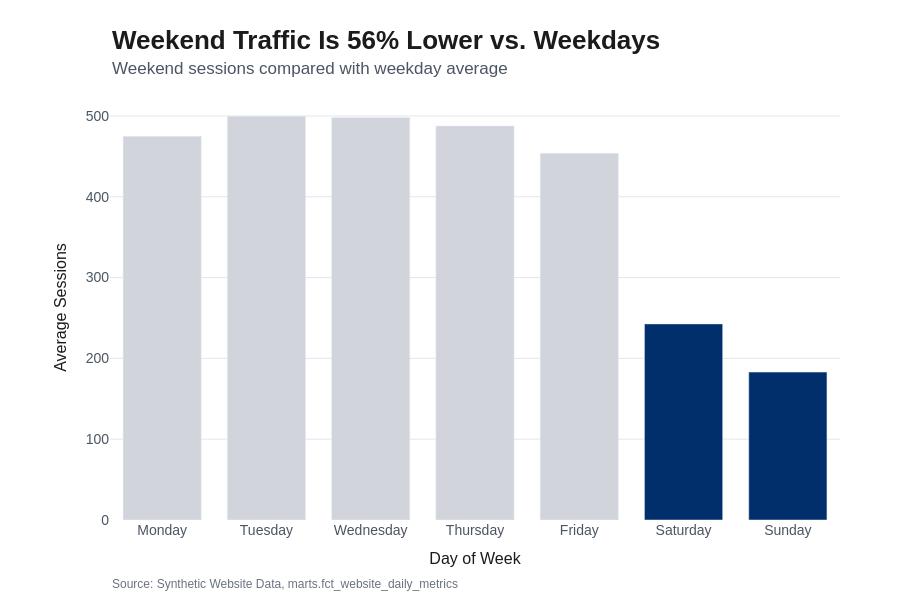

Source (notebook cell):
### Code cell
daily_performance["day_of_week"] = (
    daily_performance["date_day"]
    .dt.day_name()
)

weekday_performance = (
    daily_performance
    .groupby("day_of_week", as_index=False)
    .agg(
        avg_sessions=("session_count", "mean"),
        avg_visitors=("visitor_count", "mean"),
    )
)

day_order = [
    "Monday",
    "Tuesday",
    "Wednesday",
    "Thursday",
    "Friday",
    "Saturday",
    "Sunday",
]

daily_performance["day_type"] = np.where(
    daily_performance["date_day"].dt.dayofweek < 5,
    "Weekday",
    "Weekend",
)

day_type_performance = (
    daily_performance
    .groupby("day_type", as_index=False)
    .agg(
        avg_sessions=("session_count", "mean"),
        avg_visitors=("visitor_count", "mean"),
    )
)

weekday_avg = day_type_performance.loc[
    day_type_performance["day_type"] == "Weekday",
    "avg_sessions",
].iloc[0]

weekend_avg = day_type_performance.loc[
    day_type_performance["day_type"] == "Weekend",
    "avg_sessions",
].iloc[0]

weekend_decline = 1 - (weekend_avg / weekday_avg)

weekday_performance["day_of_week"] = pd.Categorical(
    weekday_performance["day_of_week"],
    categories=day_order,
    ordered=True,
)

weekday_performance = weekday_performance.sort_values("day_of_week")

figure = bar_chart(
    weekday_performance,
    x="day_of_week",
    y="avg_sessions",
    theme=theme,
    title=f"Weekend Traffic Is {weekend_decline:.0%} Lower vs. Weekdays",
    subtitle="Weekend sessions compared with weekday average",
    x_axis_title="Day of Week",
    y_axis_title="Average Sessions",
    focus=["Saturday", "Sunday"],
    source="Synthetic Website Data, marts.fct_website_daily_metrics"
)
figure.show()

### Figure 1 — Plotly figure (JSON) as saved in the notebook; plotly's stock layout.template omitted (floating-point values rounded to 4 significant figures)
{"data": [{"cliponaxis": true, "marker": {"color": ["#D1D5DB", "#D1D5DB", "#D1D5DB", "#D1D5DB", "#D1D5DB", "#002F6C", "#002F6C"]}, "orientation": "v", "type": "bar", "x": ["Monday", "Tuesday", "Wednesday", "Thursday", "Friday", "Saturday", "Sunday"], "y": [474.9, 499.6, 498.0, 487.5, 453.9, 242.6, 183.0]}], "layout": {"annotations": [{"align": "left", "font": {"color": "#1B1B1B", "family": "IBM Plex Sans, Arial, sans-serif", "size": 26, "weight": 600}, "showarrow": false, "text": "Weekend Traffic Is 56% Lower vs. Weekdays", "x": 0, "xanchor": "left", "xref": "paper", "y": 1.17, "yanchor": "top", "yref": "paper"}, {"align": "left", "font": {"color": "#4B5563", "family": "IBM Plex Sans, Arial, sans-serif", "size": 17, "weight": 400}, "showarrow": false, "text": "Weekend sessions compared with weekday average", "x": 0, "xanchor": "left", "xref": "paper", "y": 1.09, "yanchor": "top", "yref": "paper"}, {"align": "left", "font": {"color": "#6B7280", "family": "IBM Plex Sans, Arial, sans-serif", "size": 12, "weight": 400}, "showarrow": false, "text": "Source: Synthetic Website Data, marts.fct_website_daily_metrics", "x": 0, "xanchor": "left", "xref": "paper", "y": -0.13, "yanchor": "top", "yref": "paper"}], "autosize": true, "bargap": 0.25, "font": {"color": "#1B1B1B", "family": "IBM Plex Sans, Arial, sans-serif", "size": 14, "weight": 400}, "height": 600, "hovermode": "x unified", "legend": {"font": {"color": "#1B1B1B", "family": "IBM Plex Sans, Arial, sans-serif", "size": 14, "weight": 400}, "orientation": "h", "x": 0, "xanchor": "left", "y": 1.035, "yanchor": "top"}, "margin": {"b": 80, "l": 110, "r": 60, "t": 95}, "paper_bgcolor": "#FFFFFF", "plot_bgcolor": "#FFFFFF", "showlegend": false, "xaxis": {"automargin": true, "showgrid": false, "showline": false, "tickfont": {"color": "#4B5563", "family": "IBM Plex Sans, Arial, sans-serif", "size": 14, "weight": 400}, "ticks": "", "title": {"font": {"color": "#1B1B1B", "family": "IBM Plex Sans, Arial, sans-serif", "size": 16, "weight": 500}, "text": "Day of Week"}, "zeroline": false}, "yaxis": {"automargin": true, "gridcolor": "#E5E7EB", "gridwidth": 1, "showgrid": true, "showline": false, "tickfont": {"color": "#4B5563", "family": "IBM Plex Sans, Arial, sans-serif", "size": 14, "weight": 400}, "ticks": "", "title": {"font": {"color": "#1B1B1B", "family": "IBM Plex Sans, Arial, sans-serif", "size": 16, "weight": 500}, "text": "Average Sessions"}, "zeroline": false, "zerolinecolor": "#D1D5DB"}}}
